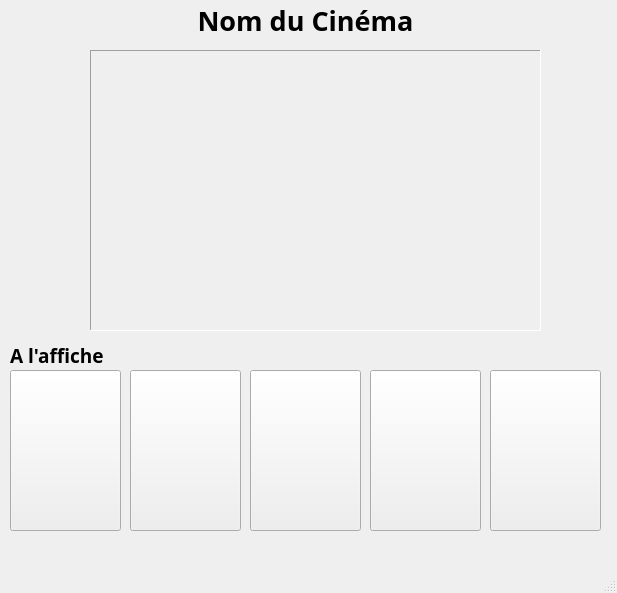
<?xml version="1.0" encoding="UTF-8"?>
<ui version="4.0">
 <class>EcranPrincipal</class>
 <widget class="QMainWindow" name="EcranPrincipal">
  <property name="geometry">
   <rect>
    <x>0</x>
    <y>0</y>
    <width>617</width>
    <height>593</height>
   </rect>
  </property>
  <property name="windowTitle">
   <string>Reserver votre séance</string>
  </property>
  <property name="styleSheet">
   <string notr="true"/>
  </property>
  <widget class="QWidget" name="centralwidget">
   <widget class="QLabel" name="label">
    <property name="geometry">
     <rect>
      <x>0</x>
      <y>0</y>
      <width>611</width>
      <height>41</height>
     </rect>
    </property>
    <property name="font">
     <font>
      <family>Arial Black</family>
      <pointsize>20</pointsize>
      <weight>75</weight>
      <bold>true</bold>
     </font>
    </property>
    <property name="text">
     <string>&lt;html&gt;&lt;head/&gt;&lt;body&gt;&lt;p&gt;&lt;span style=&quot; color:#000000;&quot;&gt;Nom du Cinéma&lt;/span&gt;&lt;/p&gt;&lt;/body&gt;&lt;/html&gt;</string>
    </property>
    <property name="alignment">
     <set>Qt::AlignCenter</set>
    </property>
   </widget>
   <widget class="QLabel" name="Affiche">
    <property name="geometry">
     <rect>
      <x>90</x>
      <y>50</y>
      <width>451</width>
      <height>281</height>
     </rect>
    </property>
    <property name="frameShape">
     <enum>QFrame::Panel</enum>
    </property>
    <property name="frameShadow">
     <enum>QFrame::Sunken</enum>
    </property>
    <property name="text">
     <string/>
    </property>
   </widget>
   <widget class="QLabel" name="Label_1">
    <property name="geometry">
     <rect>
      <x>10</x>
      <y>340</y>
      <width>171</width>
      <height>31</height>
     </rect>
    </property>
    <property name="font">
     <font>
      <family>Arial Black</family>
      <pointsize>14</pointsize>
      <weight>75</weight>
      <bold>true</bold>
     </font>
    </property>
    <property name="frameShape">
     <enum>QFrame::NoFrame</enum>
    </property>
    <property name="text">
     <string>&lt;html&gt;&lt;head/&gt;&lt;body&gt;&lt;p&gt;&lt;span style=&quot; color:#000000;&quot;&gt;A l'affiche&lt;/span&gt;&lt;/p&gt;&lt;/body&gt;&lt;/html&gt;</string>
    </property>
   </widget>
   <widget class="QPushButton" name="PB_Film1">
    <property name="geometry">
     <rect>
      <x>10</x>
      <y>370</y>
      <width>111</width>
      <height>161</height>
     </rect>
    </property>
    <property name="text">
     <string/>
    </property>
   </widget>
   <widget class="QPushButton" name="PB_Film1_2">
    <property name="geometry">
     <rect>
      <x>130</x>
      <y>370</y>
      <width>111</width>
      <height>161</height>
     </rect>
    </property>
    <property name="text">
     <string/>
    </property>
   </widget>
   <widget class="QPushButton" name="PB_Film1_3">
    <property name="geometry">
     <rect>
      <x>250</x>
      <y>370</y>
      <width>111</width>
      <height>161</height>
     </rect>
    </property>
    <property name="text">
     <string/>
    </property>
   </widget>
   <widget class="QPushButton" name="PB_Film1_4">
    <property name="geometry">
     <rect>
      <x>370</x>
      <y>370</y>
      <width>111</width>
      <height>161</height>
     </rect>
    </property>
    <property name="text">
     <string/>
    </property>
   </widget>
   <widget class="QPushButton" name="PB_Film1_5">
    <property name="geometry">
     <rect>
      <x>490</x>
      <y>370</y>
      <width>111</width>
      <height>161</height>
     </rect>
    </property>
    <property name="text">
     <string/>
    </property>
   </widget>
  </widget>
  <widget class="QMenuBar" name="menubar">
   <property name="geometry">
    <rect>
     <x>0</x>
     <y>0</y>
     <width>617</width>
     <height>21</height>
    </rect>
   </property>
  </widget>
  <widget class="QStatusBar" name="statusbar"/>
 </widget>
 <resources/>
 <connections/>
</ui>
